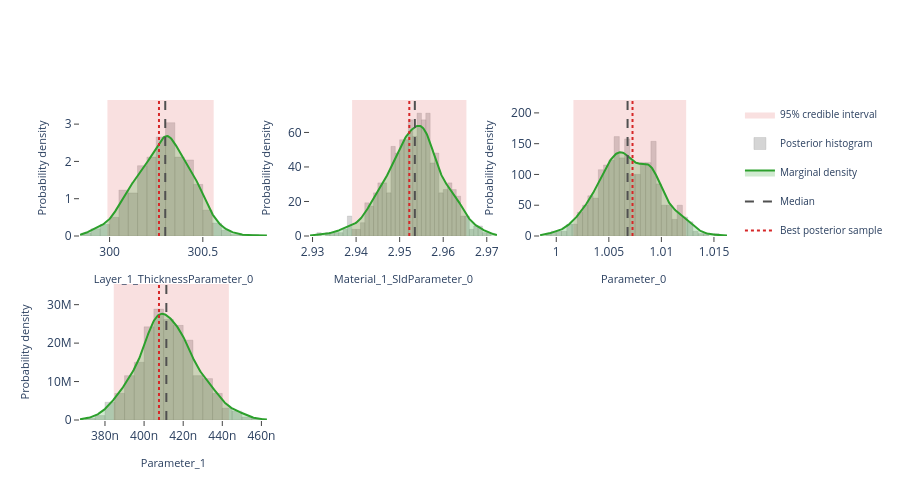

Notebook code for this chart:
### Markdown cell above
## Interactive posterior plots

The next three cells render the same Plotly figures that are shown on the
Bayesian Posterior tab of the EasyReflectometryApp:

* **Marginals** — per-parameter distribution: histogram + smooth KDE marginal,
  shaded 95% credible interval, and median / best-sample lines
  (`plot_distribution` or `posterior.distribution()`)
* **Corner plot** — pairwise marginals + 2-D contours + scatter (`plot_corner`)
* **Traces** — per-chain trace + marginal histogram (`plot_trace`)

The standalone helpers are called with ``return_figure=True`` so they return a
Plotly ``Figure`` that we render in the notebook with ``fig.show()``; the
``PosteriorResults`` methods return the figure directly.

### Code cell
# ---- Marginal posterior distributions ---------------------------------------
# One panel per free parameter, each overlaying the posterior histogram, a
# smooth Gaussian-KDE marginal, the shaded 95% credible interval, and the
# median / best-sample reference lines.  Mirrors the "Marginals" sub-tab in
# the EasyReflectometryApp.

# The PosteriorResults method passes ``logp`` through automatically so the
# best posterior sample (MAP) line is drawn:
fig = posterior.distribution()
fig.show()

# Standalone equivalent (pass ``logp`` to get the best-sample line):
# fig = plot_distribution(
#     posterior.draws,
#     posterior.param_names,
#     logp=posterior.logp,
#     return_figure=True,
# )
# fig.show()

### Figure 1 — Plotly figure (JSON) as saved in the notebook; plotly's stock layout.template omitted (floating-point values rounded to 4 significant figures; data arrays with more than 128 entries replaced by an {"elided": "..."} marker saying what was removed)
{"data": [{"fill": "toself", "fillcolor": "rgba(214, 39, 40, 0.14)", "hoverinfo": "skip", "legendgroup": "95% credible interval", "line": {"color": "rgba(214, 39, 40, 0.14)", "width": 0}, "mode": "lines", "name": "95% credible interval", "showlegend": true, "type": "scatter", "x": [300.0, 300.6, 300.6, 300.0, 300.0], "xaxis": "x", "y": [0.0, 0.0, 3.647, 3.647, 0.0], "yaxis": "y"}, {"histnorm": "probability density", "hovertemplate": "sample=%{x:.4f}<br>density: %{y:.2f}<extra></extra>", "legendgroup": "histogram", "marker": {"color": "rgba(120, 120, 120, 0.38)", "line": {"color": "rgba(120, 120, 120, 0.24)", "width": 1}}, "name": "Posterior histogram", "nbinsx": 40, "opacity": 0.82, "showlegend": true, "type": "histogram", "x": {"elided": "520 float values"}, "xaxis": "x", "yaxis": "y"}, {"fill": "tozeroy", "fillcolor": "rgba(44, 160, 44, 0.22)", "hovertemplate": "Layer_1_ThicknessParameter_0: %{x:.4f}<br>density: %{y:.4f}<extra></extra>", "legendgroup": "marginal", "line": {"color": "rgb(44, 160, 44)", "width": 2}, "mode": "lines", "name": "Marginal density", "showlegend": true, "type": "scatter", "x": {"elided": "256 float values"}, "xaxis": "x", "y": {"elided": "256 float values"}, "yaxis": "y"}, {"hovertemplate": "Median: %{x:.4f}<extra></extra>", "legendgroup": "Median", "line": {"color": "rgb(80, 80, 80)", "dash": "dash", "width": 2}, "mode": "lines", "name": "Median", "showlegend": true, "type": "scatter", "x": [300.3, 300.3], "xaxis": "x", "y": [0.0, 3.647], "yaxis": "y"}, {"hovertemplate": "Best posterior sample: %{x:.4f}<extra></extra>", "legendgroup": "Best posterior sample", "line": {"color": "rgb(214, 39, 40)", "dash": "dot", "width": 2}, "mode": "lines", "name": "Best posterior sample", "showlegend": true, "type": "scatter", "x": [300.3, 300.3], "xaxis": "x", "y": [0.0, 3.647], "yaxis": "y"}, {"fill": "toself", "fillcolor": "rgba(214, 39, 40, 0.14)", "hoverinfo": "skip", "legendgroup": "95% credible interval", "line": {"color": "rgba(214, 39, 40, 0.14)", "width": 0}, "mode": "lines", "name": "95% credible interval", "showlegend": false, "type": "scatter", "x": [2.939, 2.965, 2.965, 2.939, 2.939], "xaxis": "x2", "y": [0.0, 0.0, 78.79, 78.79, 0.0], "yaxis": "y2"}, {"histnorm": "probability density", "hovertemplate": "sample=%{x:.4f}<br>density: %{y:.2f}<extra></extra>", "legendgroup": "histogram", "marker": {"color": "rgba(120, 120, 120, 0.38)", "line": {"color": "rgba(120, 120, 120, 0.24)", "width": 1}}, "name": "Posterior histogram", "nbinsx": 40, "opacity": 0.82, "showlegend": false, "type": "histogram", "x": {"elided": "520 float values"}, "xaxis": "x2", "yaxis": "y2"}, {"fill": "tozeroy", "fillcolor": "rgba(44, 160, 44, 0.22)", "hovertemplate": "Material_1_SldParameter_0: %{x:.4f}<br>density: %{y:.4f}<extra></extra>", "legendgroup": "marginal", "line": {"color": "rgb(44, 160, 44)", "width": 2}, "mode": "lines", "name": "Marginal density", "showlegend": false, "type": "scatter", "x": {"elided": "256 float values"}, "xaxis": "x2", "y": {"elided": "256 float values"}, "yaxis": "y2"}, {"hovertemplate": "Median: %{x:.4f}<extra></extra>", "legendgroup": "Median", "line": {"color": "rgb(80, 80, 80)", "dash": "dash", "width": 2}, "mode": "lines", "name": "Median", "showlegend": false, "type": "scatter", "x": [2.953, 2.953], "xaxis": "x2", "y": [0.0, 78.79], "yaxis": "y2"}, {"hovertemplate": "Best posterior sample: %{x:.4f}<extra></extra>", "legendgroup": "Best posterior sample", "line": {"color": "rgb(214, 39, 40)", "dash": "dot", "width": 2}, "mode": "lines", "name": "Best posterior sample", "showlegend": false, "type": "scatter", "x": [2.952, 2.952], "xaxis": "x2", "y": [0.0, 78.79], "yaxis": "y2"}, {"fill": "toself", "fillcolor": "rgba(214, 39, 40, 0.14)", "hoverinfo": "skip", "legendgroup": "95% credible interval", "line": {"color": "rgba(214, 39, 40, 0.14)", "width": 0}, "mode": "lines", "name": "95% credible interval", "showlegend": false, "type": "scatter", "x": [1.002, 1.012, 1.012, 1.002, 1.002], "xaxis": "x3", "y": [0.0, 0.0, 221.0, 221.0, 0.0], "yaxis": "y3"}, {"histnorm": "probability density", "hovertemplate": "sample=%{x:.4f}<br>density: %{y:.2f}<extra></extra>", "legendgroup": "histogram", "marker": {"color": "rgba(120, 120, 120, 0.38)", "line": {"color": "rgba(120, 120, 120, 0.24)", "width": 1}}, "name": "Posterior histogram", "nbinsx": 40, "opacity": 0.82, "showlegend": false, "type": "histogram", "x": {"elided": "520 float values"}, "xaxis": "x3", "yaxis": "y3"}, {"fill": "tozeroy", "fillcolor": "rgba(44, 160, 44, 0.22)", "hovertemplate": "Parameter_0: %{x:.4f}<br>density: %{y:.4f}<extra></extra>", "legendgroup": "marginal", "line": {"color": "rgb(44, 160, 44)", "width": 2}, "mode": "lines", "name": "Marginal density", "showlegend": false, "type": "scatter", "x": {"elided": "256 float values"}, "xaxis": "x3", "y": {"elided": "256 float values"}, "yaxis": "y3"}, {"hovertemplate": "Median: %{x:.4f}<extra></extra>", "legendgroup": "Median", "line": {"color": "rgb(80, 80, 80)", "dash": "dash", "width": 2}, "mode": "lines", "name": "Median", "showlegend": false, "type": "scatter", "x": [1.007, 1.007], "xaxis": "x3", "y": [0.0, 221.0], "yaxis": "y3"}, {"hovertemplate": "Best posterior sample: %{x:.4f}<extra></extra>", "legendgroup": "Best posterior sample", "line": {"color": "rgb(214, 39, 40)", "dash": "dot", "width": 2}, "mode": "lines", "name": "Best posterior sample", "showlegend": false, "type": "scatter", "x": [1.007, 1.007], "xaxis": "x3", "y": [0.0, 221.0], "yaxis": "y3"}, {"fill": "toself", "fillcolor": "rgba(214, 39, 40, 0.14)", "hoverinfo": "skip", "legendgroup": "95% credible interval", "line": {"color": "rgba(214, 39, 40, 0.14)", "width": 0}, "mode": "lines", "name": "95% credible interval", "showlegend": false, "type": "scatter", "x": [3.845e-07, 4.434e-07, 4.434e-07, 3.845e-07, 3.845e-07], "xaxis": "x4", "y": [0.0, 0.0, 35380000.0, 35380000.0, 0.0], "yaxis": "y4"}, {"histnorm": "probability density", "hovertemplate": "sample=%{x:.4f}<br>density: %{y:.2f}<extra></extra>", "legendgroup": "histogram", "marker": {"color": "rgba(120, 120, 120, 0.38)", "line": {"color": "rgba(120, 120, 120, 0.24)", "width": 1}}, "name": "Posterior histogram", "nbinsx": 40, "opacity": 0.82, "showlegend": false, "type": "histogram", "x": {"elided": "520 float values"}, "xaxis": "x4", "yaxis": "y4"}, {"fill": "tozeroy", "fillcolor": "rgba(44, 160, 44, 0.22)", "hovertemplate": "Parameter_1: %{x:.4f}<br>density: %{y:.4f}<extra></extra>", "legendgroup": "marginal", "line": {"color": "rgb(44, 160, 44)", "width": 2}, "mode": "lines", "name": "Marginal density", "showlegend": false, "type": "scatter", "x": {"elided": "256 float values"}, "xaxis": "x4", "y": {"elided": "256 float values"}, "yaxis": "y4"}, {"hovertemplate": "Median: %{x:.4f}<extra></extra>", "legendgroup": "Median", "line": {"color": "rgb(80, 80, 80)", "dash": "dash", "width": 2}, "mode": "lines", "name": "Median", "showlegend": false, "type": "scatter", "x": [4.114e-07, 4.114e-07], "xaxis": "x4", "y": [0.0, 35380000.0], "yaxis": "y4"}, {"hovertemplate": "Best posterior sample: %{x:.4f}<extra></extra>", "legendgroup": "Best posterior sample", "line": {"color": "rgb(214, 39, 40)", "dash": "dot", "width": 2}, "mode": "lines", "name": "Best posterior sample", "showlegend": false, "type": "scatter", "x": [4.076e-07, 4.076e-07], "xaxis": "x4", "y": [0.0, 35380000.0], "yaxis": "y4"}], "layout": {"barmode": "overlay", "height": 500, "legend": {"font": {"size": 10}}, "plot_bgcolor": "white", "showlegend": true, "xaxis": {"anchor": "y", "domain": [0.0, 0.2889], "range": [299.8, 300.8], "showgrid": false, "ticks": "outside", "title": {"font": {"size": 11}, "text": "Layer_1_ThicknessParameter_0"}, "zeroline": false}, "xaxis2": {"anchor": "y2", "domain": [0.3556, 0.6444], "range": [2.929, 2.972], "showgrid": false, "ticks": "outside", "title": {"font": {"size": 11}, "text": "Material_1_SldParameter_0"}, "zeroline": false}, "xaxis3": {"anchor": "y3", "domain": [0.7111, 1.0], "range": [0.9985, 1.016], "showgrid": false, "ticks": "outside", "title": {"font": {"size": 11}, "text": "Parameter_0"}, "zeroline": false}, "xaxis4": {"anchor": "y4", "domain": [0.0, 0.2889], "range": [3.672e-07, 4.628e-07], "showgrid": false, "ticks": "outside", "title": {"font": {"size": 11}, "text": "Parameter_1"}, "zeroline": false}, "xaxis5": {"anchor": "y5", "domain": [0.3556, 0.6444], "showgrid": false, "ticks": "outside", "zeroline": false}, "xaxis6": {"anchor": "y6", "domain": [0.7111, 1.0], "showgrid": false, "ticks": "outside", "zeroline": false}, "yaxis": {"anchor": "x", "domain": [0.575, 1.0], "range": [0.0, 3.647], "showgrid": false, "ticks": "outside", "title": {"font": {"size": 11}, "text": "Probability density"}, "zeroline": false}, "yaxis2": {"anchor": "x2", "domain": [0.575, 1.0], "range": [0.0, 78.79], "showgrid": false, "ticks": "outside", "title": {"font": {"size": 11}, "text": "Probability density"}, "zeroline": false}, "yaxis3": {"anchor": "x3", "domain": [0.575, 1.0], "range": [0.0, 221.0], "showgrid": false, "ticks": "outside", "title": {"font": {"size": 11}, "text": "Probability density"}, "zeroline": false}, "yaxis4": {"anchor": "x4", "domain": [0.0, 0.425], "range": [0.0, 35380000.0], "showgrid": false, "ticks": "outside", "title": {"font": {"size": 11}, "text": "Probability density"}, "zeroline": false}, "yaxis5": {"anchor": "x5", "domain": [0.0, 0.425], "showgrid": false, "ticks": "outside", "zeroline": false}, "yaxis6": {"anchor": "x6", "domain": [0.0, 0.425], "showgrid": false, "ticks": "outside", "zeroline": false}}}
